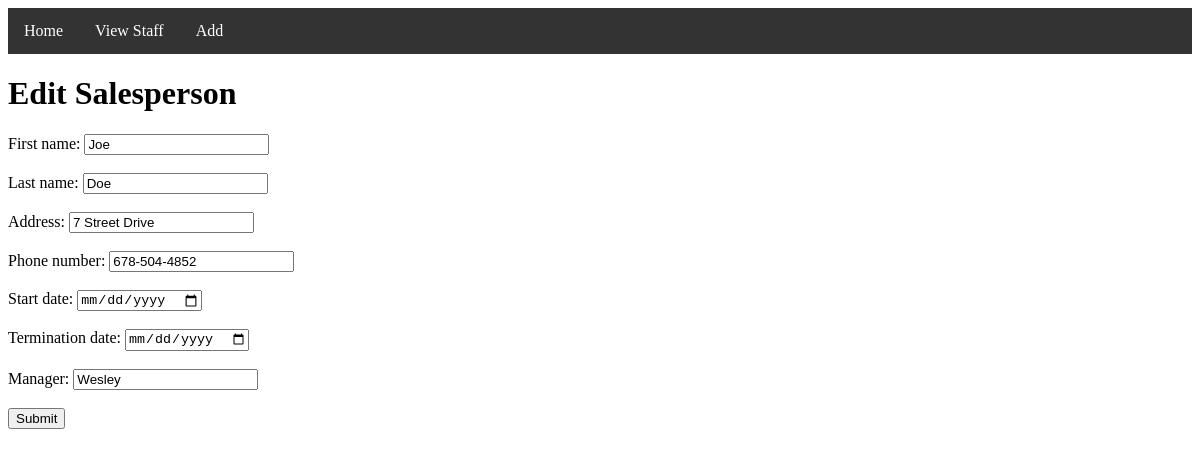
The page /directory/4/edit/ on the database as committed earlier.
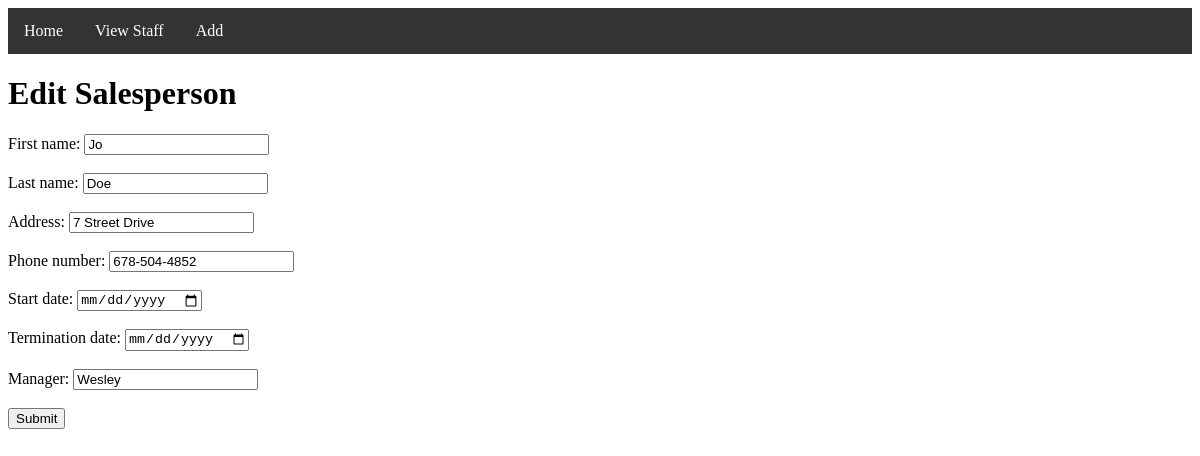
The same page on the database as committed later.
### salesperson/models.py (models this page shows, shortened)
class Salesperson(models.Model):
    firstName = models.CharField(max_length=50)
    lastName = models.CharField(max_length=50)
    address = models.CharField(max_length=100)
    phoneNumber = models.CharField(max_length=12)
    startDate = models.DateField(auto_now=False, auto_now_add=False)
    terminationDate = models.DateField(auto_now=False, auto_now_add=False)
    manager = models.CharField(max_length=50)

### salesperson/views.py (the view)
# urls.py: path('<int:id>/edit/', views.edit_salesperson_view),
def edit_salesperson_view(request, id):
    salesperson_objects = Salesperson.objects.get(pk=id)
    context = {
        'salesperson_objects': salesperson_objects
    }
    return render(request, 'directory/edit_salesperson.html', context)

### salesperson/templates/directory/edit_salesperson.html (shortened to what this page needs)
<!DOCTYPE html>
<html lang="en">
<head>
</head>
<body>
<ul>
    <li><a class="active" href="/">Home</a></li>
    <li><a class="active" href="/directory/">View Staff</a></li>
    <li><a class="active" href="/directory/add/">Add</a></li>
</ul>
<h1>Edit Salesperson</h1>
<form action="/directory/{{ salesperson_objects.id }}/edit/success/" method="post">
    <label for="fname">First name:</label>
    <input type="text" id="fname" name="fname" value="{{ salesperson_objects.firstName }}" required><br><br>
    <label for="lname">Last name:</label>
    <input type="text" id="lname" name="lname" value="{{ salesperson_objects.lastName }}" required><br><br>
    <label for="address">Address:</label>
    <input type="text" id="address" name="address" value="{{ salesperson_objects.address }}" required><br><br>
    <label for="phonenumber">Phone number:</label>
    <input type="text" id="phonenumber" name="phonenumber" value="{{ salesperson_objects.phoneNumber }}"
           required><br><br>
    <label for="startdate">Start date:</label>
    <input type="date" id="startdate" name="startdate" value="{{ salesperson_objects.startDate }}" required><br><br>
    <label for="terminationdate">Termination date:</label>
    <input type="date" id="terminationdate" name="terminationdate" value="{{ salesperson_objects.terminationDate }}"
           required><br><br>
    <label for="manager">Manager:</label>
    <input type="text" id="manager" name="manager" value="{{ salesperson_objects.manager }}" required><br><br>
    <input type="submit" value="Submit">
</form>
</body>
</html>

Rows that differ between the two databases and show on the page:
changed Salesperson "Doe": fname "Joe" → "Jo"
